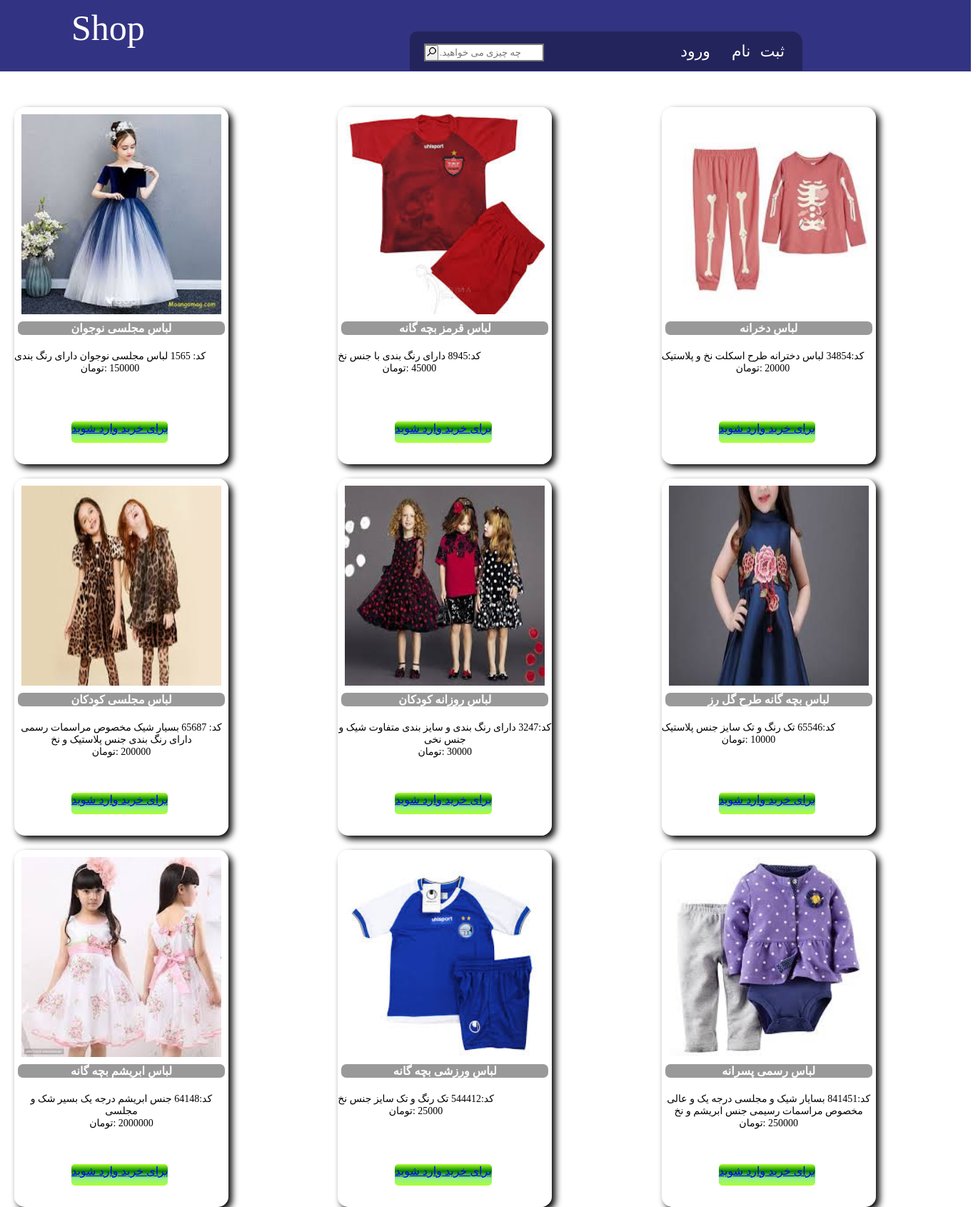
The page / on the database its author committed.
### shop/models.py (models this page shows, shortened)
class stuff (models.Model):
    image = models.ImageField(upload_to='shop/images/')
    title =  models.CharField(max_length=100)
    text = models.TextField()
    price = models.IntegerField()

### shop/views.py (the view)
# urls.py: 2. Add a URL to urlpatterns:  path('', views.home, name='home')
def home(request):
    stuffs = stuff.objects.all()
    return render(request, 'shop/home.html',{'stuffs':stuffs})

### shop/templates/shop/home.html
{% extends 'shop/base.html' %}
{% block content %}
  {% for i in stuffs %}
    <div class="select1">
      <img class="Pselect1" src="{{i.image.url}}" alt='img'>
      <h2 class="THselect1 font3" style="direction: rtl;">{{i.title}}</h2>
      <p class="TPselect1 font4" style="direction: rtl;">{{i.text}} <br> {{i.price}} :تومان</p>
      <div class="TPselect2">
      <a href="{% url 'currenttodos' %}"><p>برای خرید وارد شوید</p></a>
      </div>
    </div>
  {% endfor %}
{% endblock %}

### shop/templates/shop/base.html (shortened to what this page needs)
{% load static %}
<!DOCTYPE html>
<html lang="en" dir="ltr">
  <head>
    <link rel="stylesheet" href="{% static 'shop/style.css' %}">
  </head>
  <body class="body">
    <div class="HelpBar">
      <p class="Nlogo font1">Shop</p>
      <div class="top-button">
        <ul class="top-buttonUL">
          {% if user.is_authenticated %}
          <div class="user">
            <p>{{user.username}}</p>
            <form class="" action="{% url 'logoutuser' %}" method="post">
              {% csrf_token %}
              <button type="submit" name="button">Logout</button>
            </form>
          </div>
          <div class="basket">
            <h3>{{con}}</h3>
          </div>
          <li class="li1"><a class="font2 top-buttonA" href="{% url 'createtodo' %}">سبد</a></li>
          <li class="li1"><a class="font2 top-buttonA" href="{% url 'currenttodos' %}">فروشگاه</a></li>
          <li class="li1"><a class="font2 top-buttonA" href="{% url 'completedtodos' %}">بایگانی</a></li>
          {% else %}
            <li class="li1"><a class="font2 top-buttonA" href="{% url 'signupuser' %}">ثبت نام</a></li>
            <li class="li1"><a class="font2 top-buttonA" href="{% url 'loginuser' %}">ورود</a></li>
          {% endif %}
        </ul>
        <div class="search">
          <form>
            <input class="search2" type="text" name="search" placeholder="      .چه چیزی می خواهید">
            <button class="search-icon" type="submit"><img src="{% static 'shop/image/search-icon.png' %}"></button>
          </form>
        </div>
      </div>
    </div>
    <div class="selects">
      {% block content %}
      {% endblock %}
    </div>
  </body>
</html>

### static/shop/style.css (style rules this page uses)
* { margin: 0; padding: 0; box-sizing: border-box; }
.font1 { font-family: Segoe Script; font-size: 50px; color: white; margin:10px; }
.font2 { font-family: monospace; font-size: 22px; }
.font3 { font-family: Segoe Print; font-size: 16px; text-align: center; color: black; }
.font4 { font-family: Tahoma; font-size:14px; }
.body { width: 1360px; height: auto; }
.HelpBar { background: rgba(0,0,100,0.8); position:absolute; width:1360px; height:100px; }
.Nlogo { position: absolute; top: 0; left: 90px; }
.top-button { display: flex; background-color: rgba(0,0,0,0.3); border-top-left-radius: 10px; border-top-right-radius: 15px; position: absolute; width: 550px; height: 55px; top: 44px; right: 236px; }
.top-buttonUL { position: absolute; right: 10px; list-style-type: none; font-family: Tahoma; }
.li1 { float: right; }
.top-buttonA { display: block; text-align: center; padding: 15px; color: white; text-decoration: none; }
.search { position: relative; top: 17px; left: 20px; }
.search2 { background-color: white; border-style: solid; font-family: Tahoma; height: 25px; }
.search-icon { position: absolute; top: 2px; left: 1px; }
.selects { display: grid; grid-template-columns: 1fr 1fr 1fr; }
.select1 { position: relative; background-color: rgba(255,255,255,0.5); border-radius: 15px; box-shadow: 5px 5px 10px; width: 300px; height: 500px; top: 150px; left: 20px; margin-bottom: 20px; }
.Pselect1 { position: absolute; width: 280px; height: 280px; margin: 10px; }
.THselect1 { background-color: rgba(0,0,0,0.4); width: 290px; border-radius: 7px; position: absolute; top: 300px; left: 5px; color: white; }
.TPselect1 { position: absolute; top: 340px; text-align: center; color: black; }
.TPselect2 { position: absolute; top: 440px; left: 80px; height: 30px; border-radius: 5px; text-align: center; background: linear-gradient(greenyellow,green, lightgreen, greenyellow); }

### rows shown on the page
stuff: image (picture), title "لباس مجلسی نوجوان", text "کد: 1565 لباس مجلسی نوجوان دارای رنگ بندی"
stuff: image (picture), title "لباس قرمز بچه گانه", text "کد:8945 دارای رنگ بندی با جنس نخ", price "45000"
stuff: image (picture), title "لباس دخرانه", text "کد:34854 لباس دخترانه طرح اسکلت نخ و پلاستیک", price "20000"
stuff: image (picture), title "لباس مجلسی کودکان", text "کد: 65687 بسیار شیک مخصوص مراسمات رسمی دارای رنگ بندی جنس پلاستیک و نخ", price "200000"
stuff: image (picture), title "لباس روزانه کودکان", text "کد:3247 دارای رنگ بندی و سایز بندی متفاوت شیک و جنس نخی", price "30000"
stuff: image (picture), title "لباس بچه گانه طرح گل رز", text "کد:65546 تک رنگ و تک سایز جنس پلاستیک"
stuff: image (picture), title "لباس ابریشم بچه گانه", text "کد:64148 جنس ابریشم درجه یک بسیر شک و مجلسی"
stuff: image (picture), title "لباس ورزشی بچه گانه", text "کد:544412 تک رنگ و تک سایز جنس نخ", price "25000"
stuff: image (picture), title "لباس رسمی پسرانه", text "کد:841451 بسایار شیک و مجلسی درجه یک و عالی مخصوص مراسمات رسیمی جنس ابریشم و نخ"
